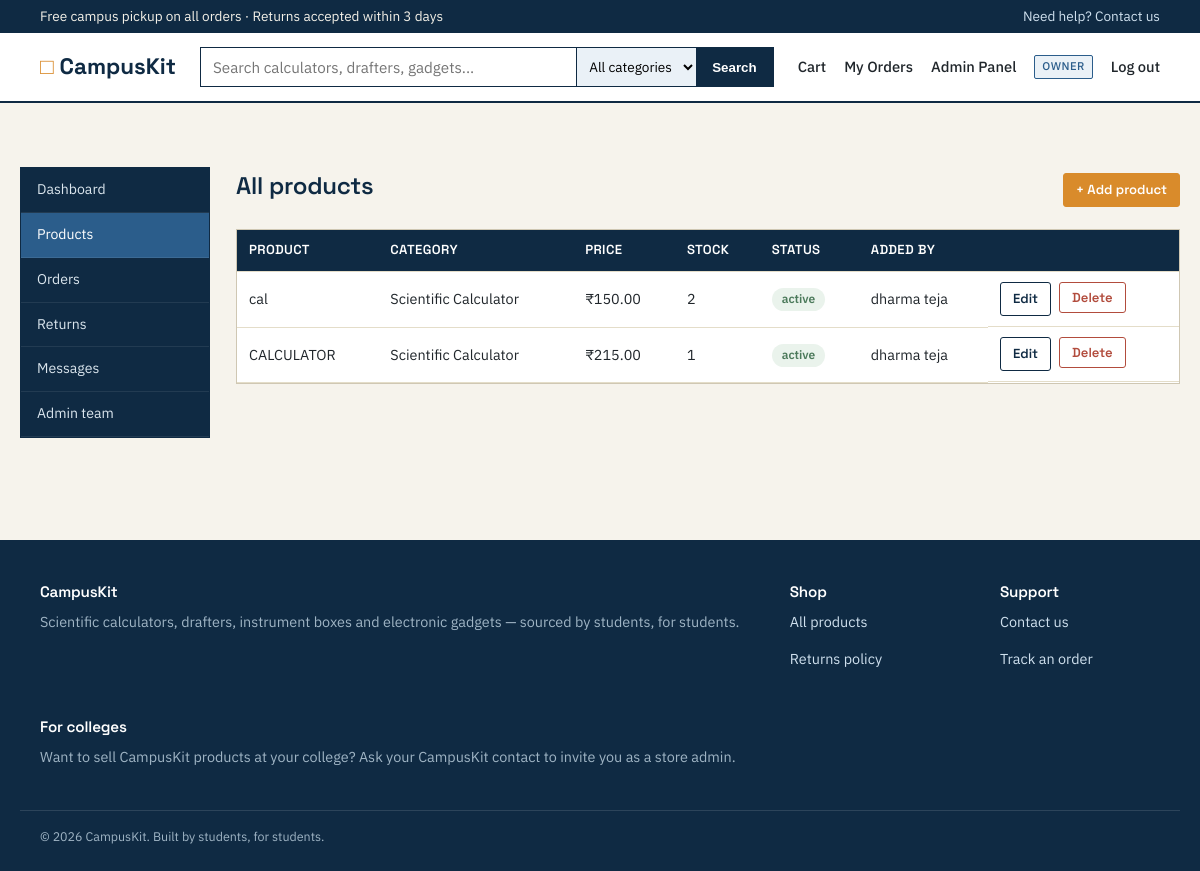
/admin/products (signed in), run on the app's committed database.
### models.py (models this page shows, shortened)
class User(UserMixin, db.Model):
    __tablename__ = "users"
    id = db.Column(db.Integer, primary_key=True)
    name = db.Column(db.String(120), nullable=False)
    email = db.Column(db.String(160), unique=True, nullable=False, index=True)
    password_hash = db.Column(db.String(255), nullable=False)
    college = db.Column(db.String(160))
    role = db.Column(db.String(20), nullable=False, default=ROLE_CUSTOMER)
    created_at = db.Column(db.DateTime, default=datetime.utcnow)
    products = db.relationship("Product", backref="added_by", lazy="dynamic")
    orders = db.relationship("Order", backref="customer", lazy="dynamic")
    @property
    def is_admin(self):
        return self.role in (ROLE_ADMIN, ROLE_OWNER)
    @property
    def is_owner(self):
        return self.role == ROLE_OWNER

class Product(db.Model):
    __tablename__ = "products"
    id = db.Column(db.Integer, primary_key=True)
    name = db.Column(db.String(160), nullable=False, index=True)
    description = db.Column(db.Text, nullable=False, default="")
    category = db.Column(db.String(80), nullable=False, index=True)
    price = db.Column(db.Numeric(10, 2), nullable=False)
    stock = db.Column(db.Integer, nullable=False, default=0)
    brand = db.Column(db.String(80))
    is_active = db.Column(db.Boolean, default=True)
    added_by_id = db.Column(db.Integer, db.ForeignKey("users.id"), nullable=False)
    created_at = db.Column(db.DateTime, default=datetime.utcnow)
    images = db.relationship("ProductImage", backref="product", cascade="all, delete-orphan", lazy="joined")

### blueprints/admin.py (the view)
@admin_bp.route("/products")
@login_required
@admin_required
def products():
    if current_user.is_owner:
        items = Product.query.order_by(Product.created_at.desc()).all()
    else:
        items = Product.query.filter_by(added_by_id=current_user.id).order_by(Product.created_at.desc()).all()
    return render_template("admin/products.html", products=items)

### utils.py (called while the page is built)
def admin_required(view):
    @wraps(view)
    def wrapped(*args, **kwargs):
        if not current_user.is_authenticated or not current_user.is_admin:
            abort(403)
        return view(*args, **kwargs)
    return wrapped

### templates/admin/products.html (shortened to what this page needs)
{% extends "admin/_layout.html" %}
{% block admin_content %}
<div class="section-head">
  <h2>{% if current_user.is_owner %}All products{% else %}Your products{% endif %}</h2>
  <a href="{{ url_for('admin.add_product') }}" class="btn btn-amber btn-sm">+ Add product</a>
</div>
{% if products %}
<div class="table-wrap">
  <table>
    <thead><tr><th>Product</th><th>Category</th><th>Price</th><th>Stock</th><th>Status</th>{% if current_user.is_owner %}<th>Added by</th>{% endif %}<th></th></tr></thead>
    <tbody>
    {% for p in products %}
      <tr>
        <td>{{ p.name }}</td>
        <td>{{ p.category }}</td>
        <td>₹{{ '%.2f'|format(p.price) }}</td>
        <td>{{ p.stock }}</td>
        <td>{% if p.is_active %}<span class="pill pill-delivered">active</span>{% else %}<span class="pill pill-cancelled">hidden</span>{% endif %}</td>
        {% if current_user.is_owner %}<td>{{ p.added_by.name }}</td>{% endif %}
        <td style="display:flex; gap:8px;">
          <a href="{{ url_for('admin.edit_product', product_id=p.id) }}" class="btn btn-outline btn-sm">Edit</a>
          <form method="post" action="{{ url_for('admin.delete_product', product_id=p.id) }}" onsubmit="return confirm('Permanently delete this product and its images? This cannot be undone.');">
            <button type="submit" class="btn btn-danger btn-sm">Delete</button>
          </form>
        </td>
      </tr>
    {% endfor %}
    </tbody>
  </table>
</div>
{% else %}
<p class="muted">No products yet. <a href="{{ url_for('admin.add_product') }}">Add your first one</a>.</p>
{% endif %}
{% endblock %}

### templates/base.html (shortened to what this page needs)
<!DOCTYPE html>
<html lang="en">
<head>
<link rel="stylesheet" href="{{ url_for('static', filename='css/style.css') }}">
</head>
<body>
<div class="topbar">
  <div class="container">
    <span>Free campus pickup on all orders &middot; Returns accepted within 3 days</span>
    <span><a href="{{ url_for('main.contact') }}">Need help? Contact us</a></span>
  </div>
</div>
<header class="navbar">
  <div class="container">
    <a class="brand" href="{{ url_for('main.home') }}"><span class="brand-mark">&#9633;</span> CampusKit</a>
    <form class="search-form" action="{{ url_for('main.home') }}" method="get">
      <input type="text" name="q" placeholder="Search calculators, drafters, gadgets..." value="{{ request.args.get('q', '') }}">
      <select name="category">
        <option value="">All categories</option>
      </select>
      <button type="submit">Search</button>
    </form>
    <nav class="nav-links">
      <a class="cart-link" href="{{ url_for('shop.view_cart') }}">Cart{% if cart_count %}<span class="cart-badge">{{ cart_count }}</span>{% endif %}</a>
      {% if current_user.is_authenticated %}
        <a href="{{ url_for('shop.order_history') }}">My Orders</a>
        {% if current_user.is_admin %}<a href="{{ url_for('admin.dashboard') }}">Admin Panel</a>{% endif %}
        <span class="badge-role">{{ current_user.role }}</span>
        <a href="{{ url_for('auth.logout') }}">Log out</a>
      {% else %}
        <a href="{{ url_for('auth.login') }}">Log in</a>
        <a class="btn btn-sm btn-amber" href="{{ url_for('auth.register') }}">Sign up</a>
      {% endif %}
    </nav>
  </div>
</header>
<main>
  <div class="container" style="padding-top:22px;">
  </div>
  {% block content %}{% endblock %}
</main>
<footer>
  <div class="container">
    <div class="col">
      <h4>CampusKit</h4>
      <p style="color:#9fb4c4;">Scientific calculators, drafters, instrument boxes and electronic gadgets — sourced by students, for students.</p>
    </div>
    <div class="col">
      <h4>Shop</h4>
      <p><a href="{{ url_for('main.home') }}">All products</a></p>
      <p><a href="{{ url_for('main.returns_policy') }}">Returns policy</a></p>
    </div>
    <div class="col">
      <h4>Support</h4>
      <p><a href="{{ url_for('main.contact') }}">Contact us</a></p>
      <p><a href="{{ url_for('shop.order_history') }}">Track an order</a></p>
    </div>
    <div class="col">
      <h4>For colleges</h4>
      <p style="color:#9fb4c4;">Want to sell CampusKit products at your college? Ask your CampusKit contact to invite you as a store admin.</p>
    </div>
  </div>
  <div class="container fine">&copy; {{ 2026 }} CampusKit. Built by students, for students.</div>
</footer>
</body>
</html>

### static/css/style.css (style rules this page uses)
:root { --navy: #0f2a43; --navy-2: #16375a; --paper: #f6f3ec; --panel: #ffffff; --blue: #2b5d8b; --blue-light: #eaf1f7; --amber: #d98b2b; --ink: #20262b; --ink-soft: #55606b; --line: #cfc7b3; --line-soft: #e4ddc9; --green: #4c7a5b; --red: #b24c3d; --radius: 3px; }
* { box-sizing: border-box; }
html, body { margin: 0; padding: 0; background: var(--paper); color: var(--ink); font-family: "IBM Plex Sans", -apple-system, BlinkMacSystemFont, "Segoe UI", sans-serif; font-size: 16px; line-height: 1.55; }
h1, h2, h3, h4, .brand, .btn, label, .tag { font-family: "Space Grotesk", "IBM Plex Sans", sans-serif; }
h1, h2, h3, h4 { color: var(--navy); margin: 0 0 0.5em; font-weight: 600; letter-spacing: -0.01em; }
a { color: var(--blue); text-decoration: none; }
p { margin: 0 0 1em; color: var(--ink-soft); }
.container { max-width: 1160px; margin: 0 auto; padding: 0 20px; }
.topbar { background: var(--navy); color: #f4f1e8; font-size: 0.85rem; padding: 6px 0; }
.topbar .container { display: flex; justify-content: space-between; }
.topbar a { color: #cfe0ee; }
.navbar { background: var(--panel); border-bottom: 2px solid var(--navy); }
.navbar .container { display: flex; align-items: center; gap: 24px; padding-top: 14px; padding-bottom: 14px; flex-wrap: wrap; }
.brand { font-size: 1.4rem; font-weight: 700; color: var(--navy); white-space: nowrap; display: flex; align-items: baseline; gap: 6px; }
.brand .brand-mark { color: var(--amber); }
.search-form { flex: 1; display: flex; min-width: 220px; border: 1.5px solid var(--navy); }
.search-form input[type="text"] { flex: 1; border: none; padding: 9px 12px; font-size: 0.95rem; font-family: inherit; background: var(--panel); }
.search-form select { border: none; border-left: 1.5px solid var(--navy); background: var(--blue-light); padding: 0 8px; font-family: inherit; font-size: 0.85rem; }
.search-form button { border: none; background: var(--navy); color: #fff; padding: 0 16px; cursor: pointer; font-weight: 600; }
.nav-links { display: flex; align-items: center; gap: 18px; font-size: 0.92rem; font-weight: 500; }
.nav-links a { color: var(--ink); }
.nav-links .cart-link { position: relative; }
.badge-role { font-size: 0.7rem; text-transform: uppercase; letter-spacing: 0.04em; background: var(--blue-light); color: var(--blue); padding: 2px 7px; border: 1px solid var(--blue); border-radius: 2px; }
.btn { display: inline-block; border: 1.5px solid var(--navy); background: var(--navy); color: #fff; padding: 10px 20px; font-weight: 600; font-size: 0.92rem; cursor: pointer; border-radius: var(--radius); text-align: center; }
.btn-outline { background: transparent; color: var(--navy); }
.btn-amber { background: var(--amber); border-color: var(--amber); color: #fff; }
.btn-danger { background: transparent; border-color: var(--red); color: var(--red); }
.btn-sm { padding: 6px 12px; font-size: 0.82rem; }
.section-head { display: flex; justify-content: space-between; align-items: baseline; margin-bottom: 22px; flex-wrap: wrap; gap: 10px; }
.section-head h2 { margin: 0; }
table { width: 100%; border-collapse: collapse; background: var(--panel); }
th, td { text-align: left; padding: 10px 12px; border-bottom: 1px solid var(--line-soft); font-size: 0.9rem; }
th { background: var(--navy); color: #fff; font-family: "Space Grotesk"; font-weight: 600; font-size: 0.82rem; text-transform: uppercase; letter-spacing: 0.03em; }
.table-wrap { overflow-x: auto; border: 1px solid var(--line); }
.table-wrap table { border: none; }
.pill { display: inline-block; padding: 2px 10px; font-size: 0.75rem; border-radius: 20px; font-weight: 600; }
.pill-delivered { background: #eaf3ec; color: var(--green); }
footer { background: var(--navy); color: #cfe0ee; padding: 40px 0 24px; margin-top: 60px; font-size: 0.9rem; }
footer .container { display: flex; justify-content: space-between; gap: 30px; flex-wrap: wrap; }
footer h4 { color: #fff; font-size: 0.95rem; }
footer a { color: #cfe0ee; }
footer .col { min-width: 160px; }
footer .fine { border-top: 1px solid rgba(255,255,255,0.12); margin-top: 28px; padding-top: 16px; font-size: 0.78rem; color: #9fb4c4; }

### data on the page
User: role "OWNER"
Product: name "cal", category "Scientific Calculator", price "150.00", stock "2", is_active "active", added_by.name "dharma teja"
Product: name "CALCULATOR", category "Scientific Calculator", price "215.00", stock "1", is_active "active", added_by.name "dharma teja"

### other printed values
{{ 2026 }} "2026"
